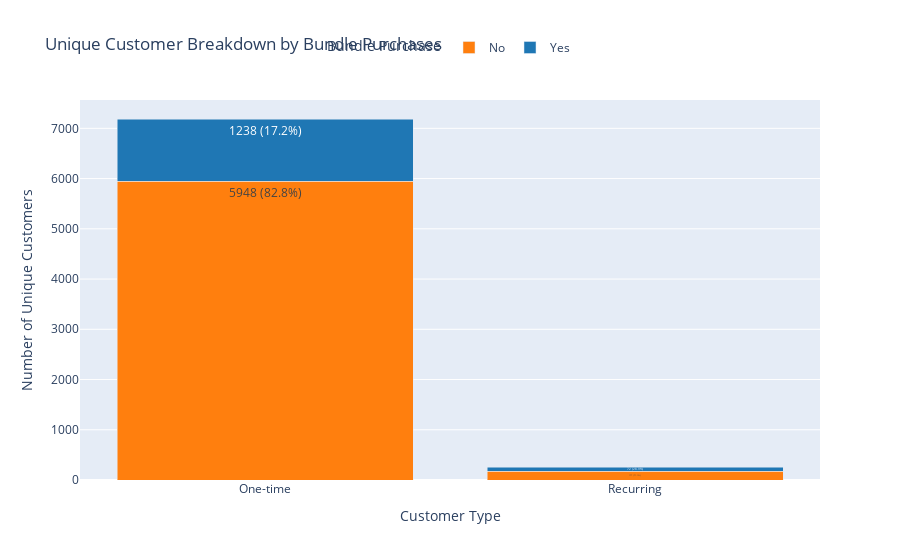

The cell this chart's notebook holds for it:
### Markdown cell above
#### Q1 - Is recurring customer buying more
1. There's ~17% of one-time customer purchased with bundle and ~29% of recurring customer purchased bundle.

### Code cell
# Exclude customers with "Never pay"
filtered_orders = agg_orders[agg_orders['Customer Type'] != "Never pay"]

# Count unique customers for each combination of Customer Type and Bundle
unique_customer_counts = filtered_orders.groupby(
    ['Customer Type', 'Bundle'])['CustomerID'].nunique().reset_index(name='Unique Customers')

# Calculate percentages
total_customers = unique_customer_counts.groupby(
    'Customer Type')['Unique Customers'].transform('sum')
unique_customer_counts['Percentage'] = (
    unique_customer_counts['Unique Customers'] / total_customers * 100).round(1)

# Define custom colors for better visualization
# Blue for Bundle, Orange for Non-Bundle
color_map = {'Yes': '#1f77b4', 'No': '#ff7f0e'}

# Create interactive bar chart
fig = px.bar(unique_customer_counts,
             x='Customer Type',
             y='Unique Customers',
             color='Bundle',
             text=unique_customer_counts.apply(
                 lambda row: f"{row['Unique Customers']} ({row['Percentage']}%)", axis=1),
             barmode='stack',
             title='Unique Customer Breakdown by Bundle Purchases',
             color_discrete_map=color_map)

# Customize layout
fig.update_traces(texttemplate='%{text}', textposition='inside')
fig.update_layout(
    xaxis_title='Customer Type',
    yaxis_title='Number of Unique Customers',
    legend_title='Bundle Purchase',
    legend=dict(
        orientation="h",
        yanchor="bottom",
        y=1.1,
        xanchor="center",
        x=0.5
    )
)

# Show the interactive figure
fig.show()

### Figure 1 — Plotly figure (JSON) as saved in the notebook; plotly's stock layout.template omitted (floating-point values rounded to 4 significant figures)
{"data": [{"alignmentgroup": "True", "hovertemplate": "Bundle=No<br>Customer Type=%{x}<br>Unique Customers=%{y}<br>text=%{text}<extra></extra>", "legendgroup": "No", "marker": {"color": "#ff7f0e", "pattern": {"shape": ""}}, "name": "No", "offsetgroup": "No", "orientation": "v", "showlegend": true, "text": ["5948 (82.8%)", "177 (71.1%)"], "textposition": "inside", "texttemplate": "%{text}", "type": "bar", "x": ["One-time", "Recurring"], "xaxis": "x", "y": [5948, 177], "yaxis": "y"}, {"alignmentgroup": "True", "hovertemplate": "Bundle=Yes<br>Customer Type=%{x}<br>Unique Customers=%{y}<br>text=%{text}<extra></extra>", "legendgroup": "Yes", "marker": {"color": "#1f77b4", "pattern": {"shape": ""}}, "name": "Yes", "offsetgroup": "Yes", "orientation": "v", "showlegend": true, "text": ["1238 (17.2%)", "72 (28.9%)"], "textposition": "inside", "texttemplate": "%{text}", "type": "bar", "x": ["One-time", "Recurring"], "xaxis": "x", "y": [1238, 72], "yaxis": "y"}], "layout": {"barmode": "stack", "legend": {"orientation": "h", "title": {"text": "Bundle Purchase"}, "tracegroupgap": 0, "x": 0.5, "xanchor": "center", "y": 1.1, "yanchor": "bottom"}, "title": {"text": "Unique Customer Breakdown by Bundle Purchases"}, "xaxis": {"anchor": "y", "domain": [0, 1], "title": {"text": "Customer Type"}}, "yaxis": {"anchor": "x", "domain": [0, 1], "title": {"text": "Number of Unique Customers"}}}}
